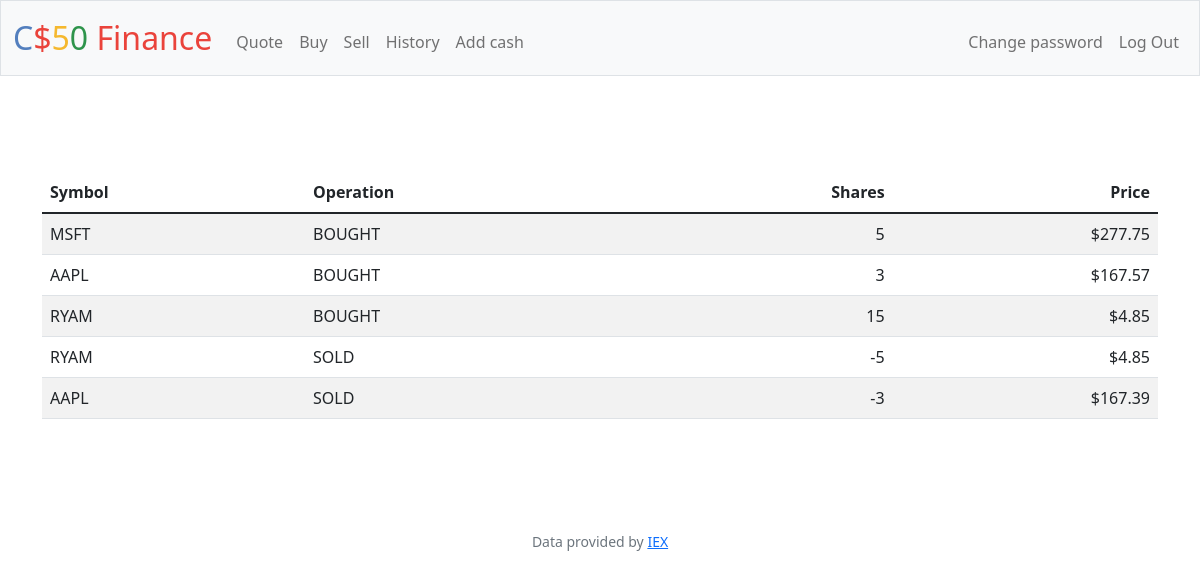
The app's page /history (signed in) with its own data.
### tables this page shows
CREATE TABLE 'transactions' ('userid' INTEGER NOT NULL, 'symbol' TEXT NOT NULL, 'name' TEXT NOT NULL, 'amount' INTEGER NOT NULL, 'price' REAL, 'time' DATETIME DEFAULT CURRENT_TIMESTAMP);

### app.py (the view)
@app.route("/history")
@login_required
def history():
    stocks = db.execute("SELECT symbol, amount, price, time FROM transactions WHERE userid=(?)", session["user_id"])
    return render_template("history.html", stocks=stocks)

### app.py (called while the page is built)
@app.after_request
def after_request(response):
    response.headers["Cache-Control"] = "no-cache, no-store, must-revalidate"
    response.headers["Expires"] = 0
    response.headers["Pragma"] = "no-cache"
    return response

### helpers.py (called while the page is built)
def login_required(f):
    @wraps(f)
    def decorated_function(*args, **kwargs):
        if session.get("user_id") is None:
            return redirect("/login")
        return f(*args, **kwargs)
    return decorated_function

def usd(value):
    return f"${value:,.2f}"

### templates/history.html (shortened to what this page needs)
{% extends "layout.html" %}
{% block main %}
    <main class="container py-5 text-center">
        <table class="table table-striped">
            <thead>
                <tr>
                    <th class="text-start">Symbol</th>
                    <th class="text-start">Operation</th>
                    <th class="text-end">Shares</th>
                    <th class="text-end">Price</th>
                </tr>
            </thead>
            <tbody>
            {% for stock in stocks %}
                    <tr>
                        <td class="text-start">{{ stock.symbol }}</td>
                        <td class="text-start">
                            {% if stock.amount < 0 %}
                                SOLD
                            {% endif %}
                            {% if stock.amount > 0 %}
                                BOUGHT
                            {% endif %}
                        </td>
                        <td class="text-end">{{ stock.amount }}</td>
                        <td class="text-end">{{ stock.price | usd}}</td>
                    </tr>
            {% endfor %}
            </tbody>
        </table>
    </main>
{% endblock %}

### records on screen
transactions: symbol "MSFT", shows "BOUGHT", amount "5", price "$277.75"
transactions: symbol "AAPL", shows "BOUGHT", amount "3", price "$167.57"
transactions: symbol "RYAM", shows "BOUGHT", amount "15", price "$4.85"
transactions: symbol "RYAM", shows "SOLD", amount "-5", price "$4.85"
transactions: symbol "AAPL", shows "SOLD", amount "-3", price "$167.39"
